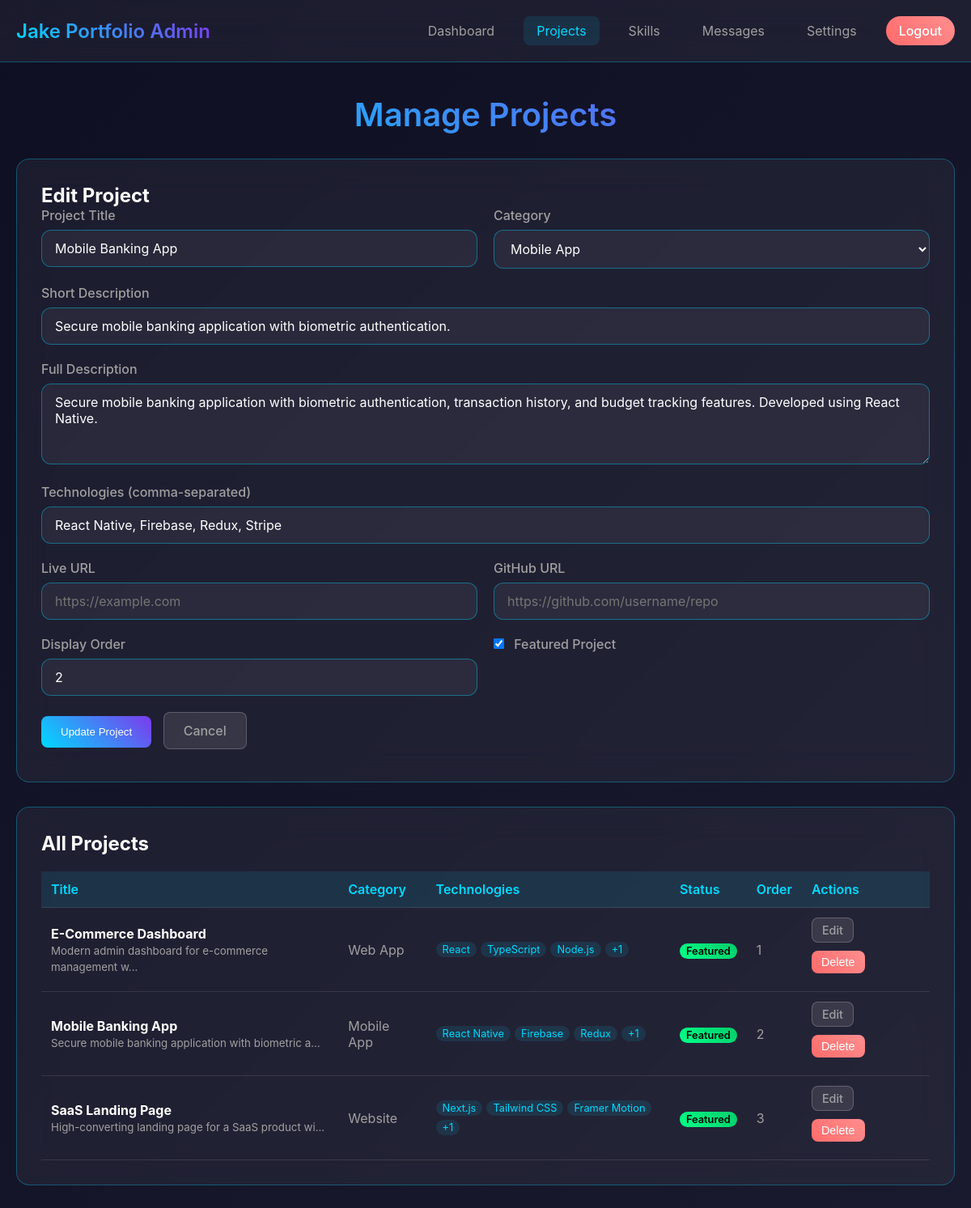
Page /backend/admin/projects.php?edit=2 (signed in) on the committed database.
### tables this page shows
CREATE TABLE IF NOT EXISTS projects (
    id INT AUTO_INCREMENT PRIMARY KEY,
    title VARCHAR(200) NOT NULL,
    description TEXT NOT NULL,
    short_description VARCHAR(500),
    image_url VARCHAR(500),
    live_url VARCHAR(500),
    github_url VARCHAR(500),
    category VARCHAR(100) NOT NULL,
    technologies JSON,
    featured BOOLEAN DEFAULT FALSE,
    display_order INT DEFAULT 0,
    is_active BOOLEAN DEFAULT TRUE,
    created_at TIMESTAMP DEFAULT CURRENT_TIMESTAMP,
    updated_at TIMESTAMP DEFAULT CURRENT_TIMESTAMP ON UPDATE CURRENT_TIMESTAMP
);

### backend/admin/projects.php (the view, shortened to what this page needs)
<?php
$database = new Database();
$db = $database->getConnection();
$stmt = $db->query("SELECT * FROM projects WHERE is_active = 1 ORDER BY display_order, created_at DESC");
$projects = $stmt->fetchAll(PDO::FETCH_ASSOC);
$editProject = null;
if (isset($_GET['edit']) && is_numeric($_GET['edit'])) {
    $stmt = $db->prepare("SELECT * FROM projects WHERE id = ? AND is_active = 1");
    $stmt->execute([$_GET['edit']]);
    $editProject = $stmt->fetch(PDO::FETCH_ASSOC);
}
?>
<!DOCTYPE html>
<html lang="en">
<head>
</head>
<body>
    <header class="header">
        <div class="header-content">
            <div class="logo">Jake Portfolio Admin</div>
            <nav class="nav-links">
                <a href="dashboard.php" class="nav-link">Dashboard</a>
                <a href="projects.php" class="nav-link active">Projects</a>
                <a href="skills.php" class="nav-link">Skills</a>
                <a href="messages.php" class="nav-link">Messages</a>
                <a href="settings.php" class="nav-link">Settings</a>
                <a href="logout.php" class="logout-btn">Logout</a>
            </nav>
        </div>
    </header>
    <div class="container">
        <h1 class="page-title">Manage Projects</h1>
        <div class="card">
            <h2><?php echo $editProject ? 'Edit Project' : 'Add New Project'; ?></h2>
            <form method="POST">
                <div class="form-row">
                    <div class="form-group">
                        <label for="title" class="form-label">Project Title</label>
                        <input type="text" id="title" name="title" class="form-input"
                               value="<?php echo htmlspecialchars($editProject['title'] ?? ''); ?>" required>
                    </div>
                    <div class="form-group">
                        <label for="category" class="form-label">Category</label>
                        <select id="category" name="category" class="form-select" required>
                            <option value="Mobile App" <?php echo ($editProject['category'] ?? '') === 'Mobile App' ? 'selected' : ''; ?>>Mobile App</option>
                        </select>
                    </div>
                </div>
                <div class="form-group">
                    <label for="short_description" class="form-label">Short Description</label>
                    <input type="text" id="short_description" name="short_description" class="form-input"
                           value="<?php echo htmlspecialchars($editProject['short_description'] ?? ''); ?>"
                           placeholder="Brief one-line description">
                </div>
                <div class="form-group">
                    <label for="description" class="form-label">Full Description</label>
                    <textarea id="description" name="description" class="form-textarea" required><?php echo htmlspecialchars($editProject['description'] ?? ''); ?></textarea>
                </div>
                <div class="form-group">
                    <label for="technologies" class="form-label">Technologies (comma-separated)</label>
                    <input type="text" id="technologies" name="technologies" class="form-input"
                           value="<?php echo $editProject ? htmlspecialchars(implode(', ', json_decode($editProject['technologies'], true) ?: [])) : ''; ?>"
                           placeholder="React, Node.js, MongoDB, etc.">
                </div>
                <div class="form-row">
                    <div class="form-group">
                        <label for="live_url" class="form-label">Live URL</label>
                        <input type="url" id="live_url" name="live_url" class="form-input"
                               value="<?php echo htmlspecialchars($editProject['live_url'] ?? ''); ?>"
                               placeholder="https://example.com">
                    </div>
                    <div class="form-group">
                        <label for="github_url" class="form-label">GitHub URL</label>
                        <input type="url" id="github_url" name="github_url" class="form-input"
                               value="<?php echo htmlspecialchars($editProject['github_url'] ?? ''); ?>"
                               placeholder="https://github.com/username/repo">
                    </div>
                </div>
                <div class="form-row">
                    <div class="form-group">
                        <label for="display_order" class="form-label">Display Order</label>
                        <input type="number" id="display_order" name="display_order" class="form-input"
                               value="<?php echo htmlspecialchars($editProject['display_order'] ?? '0'); ?>"
                               min="0">
                    </div>
                    <div class="form-group">
                        <label class="form-label">
                            <input type="checkbox" name="featured" class="form-checkbox"
                                   <?php echo ($editProject['featured'] ?? false) ? 'checked' : ''; ?>>
                            Featured Project
                        </label>
                    </div>
                </div>
                <button type="submit" class="btn btn-primary">
                    <?php echo $editProject ? 'Update Project' : 'Add Project'; ?>
                </button>
                <?php if ($editProject): ?>
                    <a href="projects.php" class="btn btn-secondary">Cancel</a>
                <?php endif; ?>
            </form>
        </div>
        <div class="card">
            <h2>All Projects</h2>
            <?php if (empty($projects)): ?>
                <p style="color: #A0A0A0;">No projects found. Add your first project above.</p>
            <?php else: ?>
                <table class="table">
                    <thead>
                        <tr>
                            <th>Title</th>
                            <th>Category</th>
                            <th>Technologies</th>
                            <th>Status</th>
                            <th>Order</th>
                            <th>Actions</th>
                        </tr>
                    </thead>
                    <tbody>
                        <?php foreach ($projects as $project): ?>
                        <tr>
                            <td>
                                <strong style="color: #ffffff;"><?php echo htmlspecialchars($project['title']); ?></strong>
                                <br>
                                <small><?php echo htmlspecialchars(substr($project['short_description'], 0, 50)) . '...'; ?></small>
                            </td>
                            <td><?php echo htmlspecialchars($project['category']); ?></td>
                            <td>
                                <div class="tech-tags">
                                    <?php
                                    $technologies = json_decode($project['technologies'], true);
                                    if ($technologies) {
                                        foreach (array_slice($technologies, 0, 3) as $tech) {
                                            echo '<span class="tech-tag">' . htmlspecialchars($tech) . '</span>';
                                        }
                                        if (count($technologies) > 3) {
                                            echo '<span class="tech-tag">+' . (count($technologies) - 3) . '</span>';
                                        }
                                    }
                                    ?>
                                </div>
                            </td>
                            <td>
                                <?php if ($project['featured']): ?>
                                    <span class="featured-badge">Featured</span>
                                <?php endif; ?>
                            </td>
                            <td><?php echo $project['display_order']; ?></td>
                            <td>
                                <a href="projects.php?edit=<?php echo $project['id']; ?>" class="btn btn-secondary" style="font-size: 0.9rem; padding: 6px 12px;">Edit</a>
                                <form method="POST" style="display: inline;" onsubmit="return confirm('Are you sure you want to delete this project?');">
                                    <button type="submit" class="btn btn-danger" style="font-size: 0.9rem; padding: 6px 12px;">Delete</button>
                                </form>
                            </td>
                        </tr>
                        <?php endforeach; ?>
                    </tbody>
                </table>
            <?php endif; ?>
        </div>
    </div>
</body>
</html>

### backend/admin/projects.php (style rules this page uses)
* { margin: 0; padding: 0; box-sizing: border-box; }
body { font-family: 'Inter', sans-serif; background: linear-gradient(135deg, #0F0F23 0%, #1A1A2E 100%); min-height: 100vh; color: #ffffff; }
.header { background: rgba(255, 255, 255, 0.05); backdrop-filter: blur(20px); border-bottom: 1px solid rgba(0, 217, 255, 0.3); padding: 20px 0; }
.header-content { max-width: 1200px; margin: 0 auto; padding: 0 20px; display: flex; justify-content: space-between; align-items: center; }
.logo { font-size: 1.5rem; font-weight: 600; background: linear-gradient(45deg, #00D9FF, #7C3AED); background-clip: text; -webkit-background-clip: text; -webkit-text-fill-color: transparent; }
.nav-links { display: flex; gap: 20px; }
.nav-link { color: #A0A0A0; text-decoration: none; padding: 8px 16px; border-radius: 8px; transition: all 0.3s ease; }
.nav-link:hover, .nav-link.active { color: #00D9FF; background: rgba(0, 217, 255, 0.1); }
.logout-btn { background: linear-gradient(45deg, #FF6B6B, #FF8E8E); color: white; padding: 8px 16px; border: none; border-radius: 20px; text-decoration: none; font-weight: 500; transition: all 0.3s ease; }
.container { max-width: 1200px; margin: 0 auto; padding: 40px 20px; }
.page-title { font-size: 2.5rem; font-weight: 600; margin-bottom: 30px; text-align: center; background: linear-gradient(45deg, #00D9FF, #7C3AED); background-clip: text; -webkit-background-clip: text; -webkit-text-fill-color: transparent; }
.card { background: rgba(255, 255, 255, 0.05); backdrop-filter: blur(20px); border: 1px solid rgba(0, 217, 255, 0.3); border-radius: 16px; padding: 30px; margin-bottom: 30px; }
.form-group { margin-bottom: 20px; }
.form-label { display: block; margin-bottom: 8px; font-weight: 500; color: #A0A0A0; }
.form-input, .form-textarea, .form-select { width: 100%; padding: 12px 16px; background: rgba(255, 255, 255, 0.05); border: 1px solid rgba(0, 217, 255, 0.4); border-radius: 12px; color: #ffffff; font-size: 16px; font-family: inherit; transition: all 0.3s ease; }
.form-textarea { resize: vertical; min-height: 100px; }
.form-checkbox { margin-right: 8px; }
.btn { padding: 12px 24px; border-radius: 8px; font-weight: 500; text-decoration: none; transition: all 0.3s ease; border: none; cursor: pointer; display: inline-block; margin-right: 10px; margin-bottom: 10px; }
.btn-primary { background: linear-gradient(45deg, #00D9FF, #7C3AED); color: white; }
.btn-secondary { background: rgba(255, 255, 255, 0.1); color: #A0A0A0; border: 1px solid rgba(255, 255, 255, 0.2); }
.btn-danger { background: linear-gradient(45deg, #FF6B6B, #FF8E8E); color: white; }
.table { width: 100%; border-collapse: collapse; margin-top: 20px; }
.table th, .table td { padding: 12px; text-align: left; border-bottom: 1px solid rgba(255, 255, 255, 0.1); }
.table th { background: rgba(0, 217, 255, 0.1); color: #00D9FF; font-weight: 600; }
.table td { color: #A0A0A0; }
.tech-tags { display: flex; flex-wrap: wrap; gap: 5px; }
.tech-tag { background: rgba(0, 217, 255, 0.1); color: #00D9FF; padding: 2px 8px; border-radius: 12px; font-size: 0.8rem; }
.featured-badge { background: linear-gradient(45deg, #00FF88, #00CC6A); color: #000; padding: 2px 8px; border-radius: 12px; font-size: 0.8rem; font-weight: 600; }
.form-row { display: grid; grid-template-columns: 1fr 1fr; gap: 20px; }

### rows in the picture
projects: title "Mobile Banking App", category "Mobile App", short_description "Secure mobile banking application with biometric authentication.", description "Secure mobile banking application with biometric authentication, transaction history, and budget tracking features. Developed using React Native.", technologies "React Native, Firebase, Redux, Stripe", display_order "2", featured "☑", short_description "Secure mobile banking application with biometric a", technologies "React Native", technologies "Firebase", technologies "Redux", count($technologies)-3 "1", shows "Featured"
projects: title "E-Commerce Dashboard", short_description "Modern admin dashboard for e-commerce management w", category "Web App", technologies "React", technologies "TypeScript", technologies "Node.js", count($technologies)-3 "1", featured "Featured", display_order "1"
projects: title "SaaS Landing Page", short_description "High-converting landing page for a SaaS product wi", category "Website", technologies "Next.js", technologies "Tailwind CSS", technologies "Framer Motion", count($technologies)-3 "1", featured "Featured", display_order "3"
